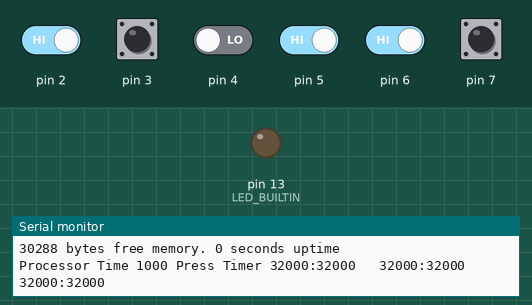
The sketch below on a simulated Arduino Uno, built with avr-gcc and run on an emulated ATmega328P. On the bench: output pins drawn as LEDs (lit = HIGH), the last lines printed to the serial monitor. The test bench sets the inputs (shaded band); at power-on: pin 2, pin 3, pin 5–7 HIGH, pin 4 LOW.

Above: at 1.4 s.
1.5 s: pin 3 pulled LOW for 0.15 s
At 1.57 s:
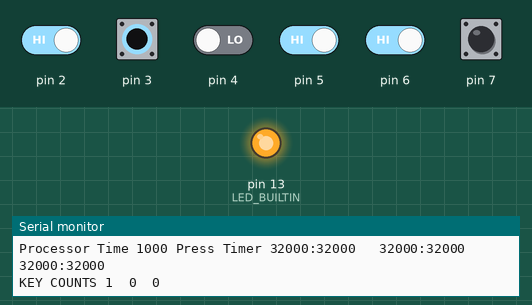
3.1 s: pin 5 driven LOW
At 3.4 s:
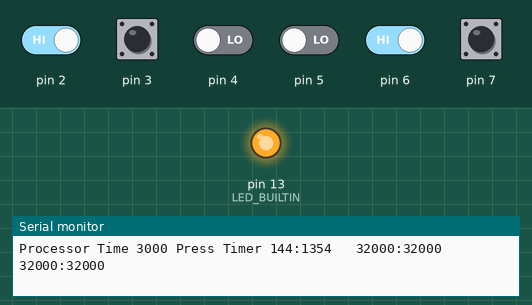
4.6 s: pin 5 driven HIGH
At 5.7 s:
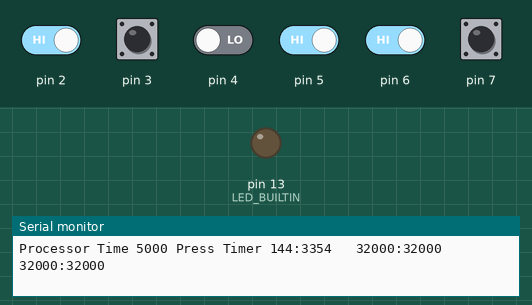
6.1 s: pin 2 driven LOW and pin 6 driven LOW
At 6.9 s:
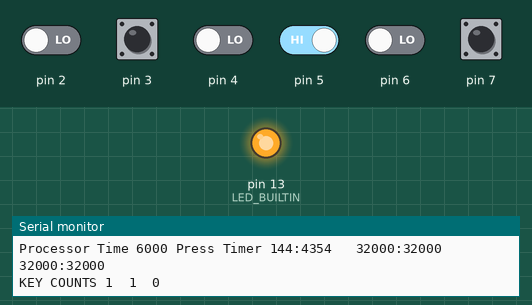
Timing chart, 0 to 9.1 s (numbered marks = the images above; inputs shaded):
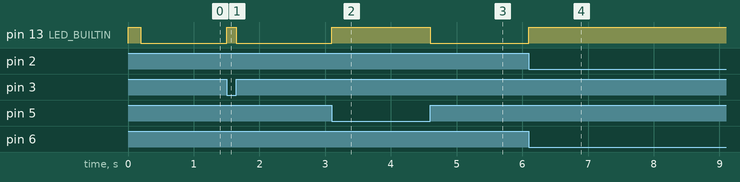

The sketch:

my_basic_code_pattern.ino
```cpp
#include "mainSettings.h"

#ifdef TRACE_ON
  #define TRACE_MODES
#endif

/* ------- Mode Control variables ---------- */
enum PROCESS_MODES {
  SHOW,
  SET
};

PROCESS_MODES g_process_mode=SHOW;

/* -------- Application variables and constants ------- */

#define KEY_COUNT 3
int press_counter[KEY_COUNT];
int encoder_button_press_count=0;
unsigned long prev_dump_time=0;
#define DUMP_INTERVAL 1000


/* **************** SETUP ************************** */
void setup() {
  // put your setup code here, to run once:
  #ifdef TRACE_ON
    char compile_signature[] = "--- START (Build: " __DATE__ " " __TIME__ ") ---";
    Serial.begin(9600);
    Serial.println(compile_signature);
  #endif

  // Init all Pins and interfaces
  pinMode(LED_BUILTIN, OUTPUT);
  digitalWrite(LED_BUILTIN, true); // light LED during setup

  input_setup();

  // init variables
  for(byte k=0;k< KEY_COUNT;k++) {
    press_counter[k]=0;
  }

  // finally
  digitalWrite(LED_BUILTIN, false); // setup complete, so switch off LED
  enter_mode_SHOW();
} // end of setup()

/* **************** LOOP ************************** */

void loop()
{
   input_scan_tick();

   switch(g_process_mode) {
    case SHOW: process_mode_SHOW();break;
    case SET: process_mode_SET();break;
   } // switch
}

/* ========= MODE SHOW =================== */

void enter_mode_SHOW()
{
    g_process_mode=SHOW;
    #ifdef TRACE_MODES
      Serial.println(F("---> SHOW <---"));
      Serial.print(freeMemory());
      Serial.print(F(" bytes free memory. "));
      Serial.print(millis()/1000);
      Serial.println(F(" seconds uptime"));
    #endif
}

void process_mode_SHOW() {
  bool input_event_happened=false;

  // Enable/Disable encoder tracking
  if(input_encoder_gotPressed()) {
      encoder_button_press_count++;
      if(encoder_button_press_count%2) input_encoder_disable();
      else input_encoder_enable();
  }

  // Count keyboard presses
  for(byte k=0;k<KEY_COUNT;k++) {
    if(input_keyGotPressed( k)) {
      press_counter[k]++;
      input_event_happened=true;
    }
  }

  // Change to set mode after release from long press of key 0
  if(input_keyGotReleased(0) ) {
    if(input_keyGetPressDuration(0)>2000  ) {
      enter_mode_SET();
      return;
    }
    Serial.print("Press Duration 0 = ");      Serial.println(input_keyGetPressDuration(0));
  }

  // Change to set mode in long press of key 1
  if(input_keyIsPressed(1) && input_keyGetPressDuration(1)>2000) {
    enter_mode_SET();
    return;
  }

  //Print new value when some input changed
  if(input_event_happened) {
    Serial.print("KEY COUNTS ");
    for(byte k=0;k<KEY_COUNT;k++) {
      Serial.print(press_counter[k]);
      Serial.print("  ");
    }
    Serial.println();
  }

  // Dump keyboard values to serial everey DUMP_INTERVAL
  unsigned long current_time = millis();
  if(current_time-prev_dump_time>=DUMP_INTERVAL) {
    prev_dump_time=current_time;
    Serial.print("Processor Time ");
    uint16_t current_time=millis();
    Serial.print(current_time);
    Serial.print(" Press Timer ");
    for(byte k=0;k<KEY_COUNT;k++) {
      Serial.print(input_keyGetPressDuration( k));
      Serial.print(":");
      Serial.print(input_keyGetReleaseDuration( k));
      Serial.print("   ");

    }
    Serial.println();
  }
}

/* ========= MODE SET =================== */

void enter_mode_SET() {

  g_process_mode=SET;
  input_ignore_until_release(true);
  #ifdef TRACE_MODES
      Serial.println(F("---> SET <---"));
      Serial.print(freeMemory());
      Serial.print(F(" bytes free memory. "));
      Serial.print(millis()/1000);
      Serial.println(F(" seconds uptime"));
  #endif
}

void process_mode_SET() {

  // Change to show mode when key 2 got pressed
  if(input_is_valid()) {
    if(input_keyGotPressed(2)) {
        enter_mode_SHOW();
        return;
    }
  } //end "if input is valid"
}

/* ******************** Memory Helper *************** */

#ifdef __arm__
// should use uinstd.h to define sbrk but Due causes a conflict
extern "C" char* sbrk(int incr);
#else  // __ARM__
extern char *__brkval;
#endif  // __arm__

int freeMemory() {
  char top;
#ifdef __arm__
  return &top - reinterpret_cast<char*>(sbrk(0));
#elif defined(CORE_TEENSY) || (ARDUINO > 103 && ARDUINO != 151)
  return &top - __brkval;
#else  // __arm__
  return __brkval ? &top - __brkval : &top - __malloc_heap_start;
#endif  // __arm__
}
```

Encoder.cpp
```cpp
#include "mainSettings.h"
#include "Arduino.h"
#include "Encoder.h"


/* *** */
Encoder::Encoder() {
    byte m_prev_signal_state =0;   // state memory for the ISR
    m_change_amount = 0;    // Collection of changes by the ISR
    #ifdef ENCODER_H_TRACE
       byte m_signal_call_count=0;   // for debuggin, we can count ISR calls until the next trace output
    #endif

    byte m_process_flags =ENCODER_H_WRAP|ENCODER_H_HIGH_IS_CLOSE_BIT|ENCODER_H_ENABLE_BIT;  // all configuration flags and the change flag are stored here
    configureRange(10,20,1,0);
    setValue(0);
 return;
}

/* ******* API ************* */

/* *** */
void  Encoder::configureCloseSignal(bool high_is_close)
{
  if(high_is_close) m_process_flags|=ENCODER_H_HIGH_IS_CLOSE_BIT;
  else m_process_flags&= ~ENCODER_H_HIGH_IS_CLOSE_BIT;
};


/* *** */
int16_t Encoder::configureRange(int16_t rangeMin, int16_t rangeMax, int16_t stepSize, byte wrap_mode)
{
  #ifdef ENCODER_H_TRACE
    Serial.print(F("TRACE_ENCODER configureRange("));
    Serial.print(rangeMin); Serial.print(F(","));
    Serial.print(rangeMax); Serial.print(F(") f="));
    Serial.println(0x0100|m_process_flags , BIN);
  #endif
  m_rangeMin = min(rangeMin, rangeMax);
  m_rangeMax = max(rangeMin, rangeMax);
  m_process_flags = (m_process_flags & ~ENCODER_H_WRAP_CLIPPED) | wrap_mode;
  m_stepSize = stepSize;
  #ifdef ENCODER_H_TRACE
    Serial.print(F("\tmin="));Serial.print(m_rangeMin);
    Serial.print(F("\tmax="));Serial.print(m_rangeMax);
    Serial.print(F("\tstep=")); Serial.print(m_stepSize);
    Serial.print(F("\tf'="));Serial.println(0x0100|m_process_flags , BIN);
  #endif
  setValue(m_value); //this will check the value and place it in the new range
}

/* *** */
int16_t Encoder::setValue(int16_t newValue) { // set the current value (whithin the defined bounds)
 m_value = newValue;
  if (m_value < m_rangeMin) m_value = m_rangeMin;
  if (m_value > m_rangeMax) m_value = m_rangeMax;
  m_process_flags &= ~ENCODER_H_PENDING_CHANGE_BIT;
  m_change_amount=0;

 #ifdef ENCODER_H_TRACE
    Serial.print(F("TRACE_ENCODER setValue("));
    Serial.print(newValue); Serial.print(F(") >"));
    Serial.println(m_value);
 #endif

  return m_value;
}


/* *** */
int16_t Encoder::getValue() {
  m_process_flags &= ~ENCODER_H_PENDING_CHANGE_BIT;
  return m_value;
}; // calling get value will reset "pendingChangeFlag"

/* *********** Processing methods ************** */

 /* evaluate the signal and track the change counter  accordingly (This must be called by the ISR )*/
void Encoder::processSignal(byte clock_signal, byte direction_signal) //  evaluates the signal and tracks the change counter  accordingly
{
  if(!(m_process_flags&ENCODER_H_HIGH_IS_CLOSE_BIT)) {  // LOW is Closed, so invert incoming signal
    clock_signal= !clock_signal;
    direction_signal= !direction_signal;
  }

  #ifdef ENCODER_H_TRACE
    m_signal_call_count++;
  #endif

  #ifdef INPUT_FEEDBACK_ON_LED_BUILTIN
        digitalWrite(LED_BUILTIN, clock_signal);
  #endif

  if(((m_prev_signal_state&ENCODER_H_CLOCK_BIT)==0) && clock_signal) { //clock got closed
      if(direction_signal) m_prev_signal_state = ENCODER_H_DIRECTION_BIT|ENCODER_H_CLOCK_BIT;
      else  m_prev_signal_state = ENCODER_H_CLOCK_BIT;
      return;
  }

  if((m_prev_signal_state&ENCODER_H_CLOCK_BIT) && !clock_signal) { //clock got opened

      if(m_prev_signal_state&ENCODER_H_DIRECTION_BIT) { // direction was closed on clock close
        if (!direction_signal) { // and now it is open = encoder turned counter clockwise
          m_change_amount-=1;
        }
      } else {  // direction was open on clock close
        if(direction_signal) { // and now it is closed =  turned  clockwise
          m_change_amount+=1;
        }
      }
      if(direction_signal) m_prev_signal_state = ENCODER_H_DIRECTION_BIT; //Clock open,
      else  m_prev_signal_state = 0; // all open
  }


}


/* *** */
bool Encoder::processChange(){
  bool is_relevant_event=false;

  /* transfer high resolution encoder movement into tick encoder value */
  int8_t tick_encoder_change_value = m_change_amount;  // Freeze the value for upcoming operations
  #ifdef ENCODER_H_TRACE_CHANGE_HIGH
    Serial.print(F("TRACE_ENCODER_CHANGE_HIGH:"));
    Serial.print(F("v=")); Serial.print(tick_encoder_change_value);
    Serial.print(F("\tf=")); Serial.print(0x0100|m_process_flags,BIN);
    Serial.print(F("\ts=")); Serial.println(0x80|m_prev_signal_state,BIN);
  #endif

  if (tick_encoder_change_value) { // there are accumulated changes
    if((m_process_flags&ENCODER_H_ENABLE_BIT) && tick_encoder_change_value<ENCODER_MAX_CHANGE_PER_TICK && tick_encoder_change_value>-ENCODER_MAX_CHANGE_PER_TICK)   {
      m_value += tick_encoder_change_value * m_stepSize;
      // Wrap or limit the encoder value
      while (m_value > m_rangeMax) m_value = (m_process_flags&ENCODER_H_WRAP_AT_MAX_BIT) ? (m_process_flags&ENCODER_H_CLIP_ON_MAX_WRAP_BIT) ? m_rangeMin: m_value-(m_rangeMax-m_rangeMin+1) : m_rangeMax;
      while (m_value < m_rangeMin) m_value = (m_process_flags&ENCODER_H_WRAP_AT_MIN_BIT) ? (m_process_flags&ENCODER_H_CLIP_ON_MIN_WRAP_BIT) ? m_rangeMax: m_value+(m_rangeMax-m_rangeMin+1) : m_rangeMin;

      m_process_flags |= ENCODER_H_PENDING_CHANGE_BIT;
      is_relevant_event=true;
    }

    m_change_amount -= tick_encoder_change_value; // remove the processed value from the tracking
    #ifdef ENCODER_H_TRACE
        Serial.print(F("TRACE_ENCODER processChange: f'="));Serial.print(0x0100|m_process_flags , BIN);
        Serial.print(F("\tm_signal_call_count=")); Serial.print(m_signal_call_count);
        Serial.print(F("\ttick_encoder_change_value=")); Serial.print(tick_encoder_change_value);
        Serial.print(F("\tm_value=")); Serial.print(m_value);
        Serial.print(F("\tm_change_amount left=")); Serial.println(m_change_amount);
        m_signal_call_count=0;
    #endif
  }

  return is_relevant_event;
}
```

Encoder.h
```cpp
#ifndef ENCODER_H
#define ENCODER_H

/*
*  Class to provide essential encoder  handling. Capture of CLOCK and DIRECTION signal  must be done externally via ISR and then passed to processSignal method
*  Main features: Manage value to be in e specifig range. Step size of the value. Multiple wrap around configurations
*  Memory footprint: 10 bytes
*/

#ifdef TRACE_ON
   #define ENCODER_H_TRACE
 //  #define ENCODER_H_TRACE_CHANGE_HIGH
#endif


#define ENCODER_H_CLOCK_BIT  0x01
#define ENCODER_H_DIRECTION_BIT   0x02

#define ENCODER_H_HIGH_IS_CLOSE_BIT 0x80
#define ENCODER_H_ENABLE_BIT 0x40
#define ENCODER_H_PENDING_CHANGE_BIT 0x01
#define ENCODER_H_WRAP_AT_MAX_BIT 0x20
#define ENCODER_H_WRAP_AT_MIN_BIT 0x10
#define ENCODER_H_CLIP_ON_MAX_WRAP_BIT 0x08
#define ENCODER_H_CLIP_ON_MIN_WRAP_BIT 0x04

#define ENCODER_H_NO_WRAP 0x00
#define ENCODER_H_WRAP 0x30
#define ENCODER_H_WRAP_CLIPPED 0x3c

#define ENCODER_MAX_CHANGE_PER_TICK 100

/*!
*  Class to provide essential encoder  handling. Capture of CLOCK and DIRECTION signal  must be done externally via ISR and then passed to processSignal method
*  Main features: Manage value to be in e specifig range. Step size of the value. Multiple wrap around configurations
*  Memory footprint: 10 bytes
*/
class Encoder
{
  public:
    /*!
      Constructor
    */
    Encoder();

    /*!
      Define what signal (HIGH/LOW) will represent the closed state of the switch.
      Depends if the pin is connected in a "PULLDOWN"(HIGH=CLOSE) or PULLUP (DOWN=CLOSE) circuit to the switch.
      Setting this wrong will result in an "undetected step" at start and every time you change direction
      @param bool high_is_close bool: if true, the HIGH signal is equal to a closed contact
    */
    void configureCloseSignal(bool high_is_close);

    /*!
      Set range of values, stepsize and wrap behaviour
      @param rangeMin int16_t: Defines the lowest value
      @param rangeMax int16_t: Defines the highst value
      @param stepSize int16_t: Value change for every encoder step
      @param wrap_mode byte: Bitflags defining the wrapping behaviour, when the value reaches the border
                        If bit is set, when reaching the border the value will wrap to the opposite border
                        ENCODER_H_WRAP_AT_MAX_BIT, ENCODER_H_WRAP_AT_MIN_BIT, ENCODER_H_WRAP = MIN and MAX Wrap
                        If Clipping is set, the Wrap will start exactliy with the border value, regardles of more steps
                        ENCODER_H_CLIP_ON_MAX_WRAP_BIT,ENCODER_H_CLIP_ON_MIN_WRAP_BIT, ENCODER_H_WRAP_CLIPPED
      @return int16_t: the current value, which might have been adjustet to be in the defined borders
    */
    int16_t configureRange(int16_t rangeMin, int16_t rangeMax, int16_t stepSize, byte wrap_mode);

    /*!
      Process the currently received signals. Must be cally by an ISR, that is bound on the CHANGE of the clock signal
      @param clock_readout byte: Signal of the clock pin of the encoder
      @param direction_readout byte: Signal of the direction pin of the encoder
    */
    void processSignal(byte clock_readout, byte direction_readout);

    /*!
      Process all changes collected by processSignal and update the internal state accordingly. Must be called regulary by loop
      @return bool: true if there was a value change. (useful for overall tracking of user input change times)
    */
    bool processChange(); // this evaluates the signal and updates states accordingly

    /*!
      Enable the processing of changes
    */
    void enable() { m_process_flags |= ENCODER_H_ENABLE_BIT;};

    /*!
      Disable the processing of changes. This will discard further incoming signals until enable is called again.
    */
    void disable(){ m_process_flags &= ~ENCODER_H_ENABLE_BIT;};

    /*!
      Set the current value of the encoder. This will discard any pending changes. The value will be corrected to
      the configured bounds if out of bound.
      @param newValue int: the new value
      @return int the final value stored
    */
    int16_t setValue(int16_t newValue); // set the current value (whithin the defined bounds)

    /*!
      Get the current value. This will also reset the change flag
      @return int: the current encoder value
    */

    int16_t getValue(); // calling get value will reset "pendingChangeFlag"

    /*!
      Determine if the value has changed since the last "getValue" call
      @return bool: true if the encoder value has been changed since the last getValue call

    */
    bool hasPendingChange() { return m_process_flags&ENCODER_H_PENDING_CHANGE_BIT;};

  private:
    volatile byte m_prev_signal_state =0;   // state memory for the ISR
    volatile int8_t m_change_amount = 0;    // Collection of changes by the ISR
    #ifdef ENCODER_H_TRACE
      volatile byte m_signal_call_count=0;   // for debuggin, we can count ISR calls until the next trace output
    #endif

    byte m_process_flags =ENCODER_H_WRAP|ENCODER_H_HIGH_IS_CLOSE_BIT|ENCODER_H_ENABLE_BIT;  // all configuration flags and the change flag are stored here
    int16_t m_value = 0;      // the current value of the encoder
    int16_t m_rangeMin = 0;   // first valid value
    int16_t m_rangeMax = 99;  // last valid value
    int16_t m_stepSize = 1;   // step factor, used during translation of change_amount to value
};

#endif
```

mainSettings.h
```cpp
/*
  This header file is sourced by all other files and is used to provide some major
  configuration switches for debugging and tracing.
  Release versions of the code should have switched off all tracing bei commenting the #define TRACE_ON instruction
*/

/* Master Switch for tracing events to serial (probably also if serial object will be created)*/
 #define TRACE_ON

 /* Master Switch for feedback of input signals on BUILT IN LED (might be left on in release) */
 #define INPUT_FEEDBACK_ON_LED_BUILTIN
```

Source omitted: Switch.cpp (4790 bytes), Switch.h (4050 bytes), input.ino (6652 bytes)

Measured:
- after the input at 1.5 s, pin 13 (LED_BUILTIN): LOW → HIGH at once, → LOW 0.15 s later
- after the input at 3.1 s, pin 13 (LED_BUILTIN): LOW → HIGH at once
- after the input at 4.6 s, pin 13 (LED_BUILTIN): HIGH → LOW at once
- after the input at 6.1 s, pin 13 (LED_BUILTIN): LOW → HIGH at once
